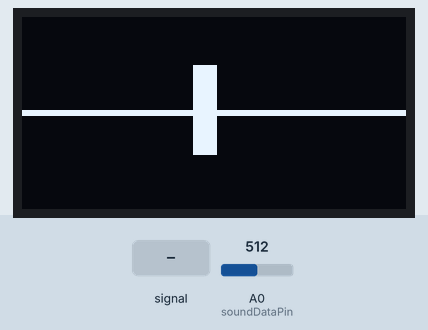
This sketch was run on a simulated Arduino Uno, built with avr-gcc and run on an emulated ATmega328P. Parts: 128×64 one-colour display. The test bench sets the inputs (shaded band); at power-on: A0 (soundDataPin) = 512. What the sketch prints to the serial monitor is not drawn.

Above: at 1.2 s.
1.3 s: A0 (soundDataPin) fed a 200 Hz sine of ±81 counts around its level
At 2.13 s:
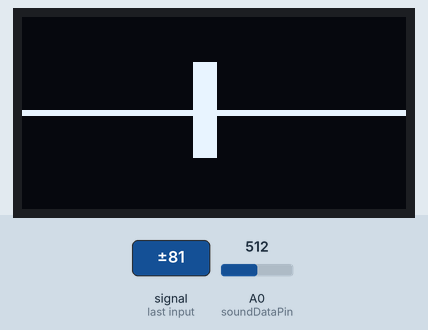
2.8 s: A0 (soundDataPin) set to 716
At 3.7 s:
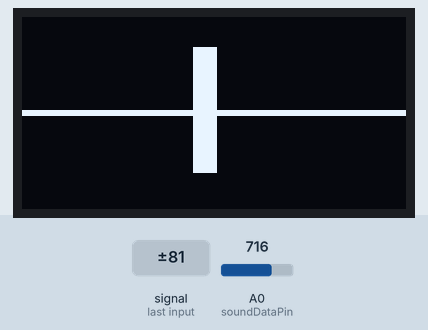
4.3 s: A0 (soundDataPin) fed a 1000 Hz sine of ±255 counts around its level
At 4.8 s:
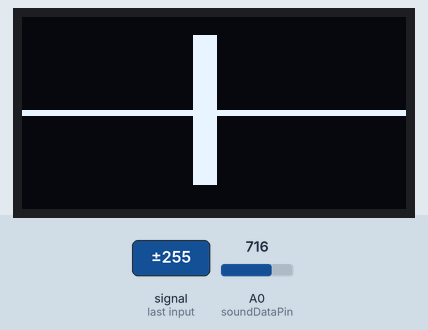
5.8 s: A0 (soundDataPin) set to 1023
At 6.3 s:
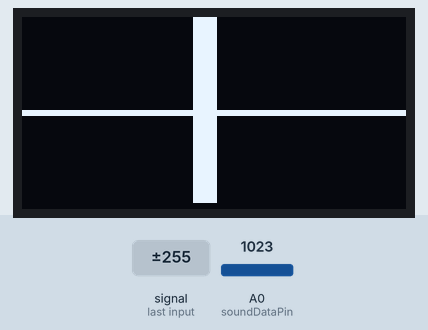
7.3 s: A0 (soundDataPin) set to 900
At 7.7 s:
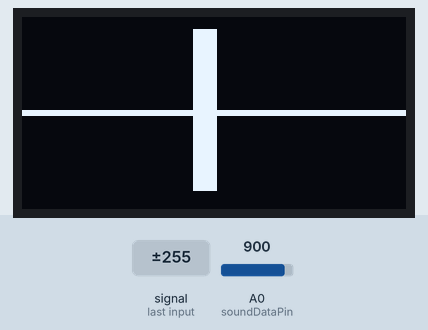
Timing chart, 0 to 9.8 s (numbered marks = the images above; inputs shaded):
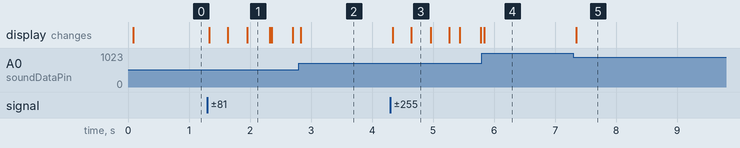

The sketch:

1.3.3_audio.ino
```cpp
/**
* TASK: 1.3.3
* NAME: Audio Visualizer
* DESC: A sound's amplitude is displayed on the OLED in real time
*/

#include <Wire.h>
#include <Adafruit_GFX.h>
#include <Adafruit_SSD1306.h>

const uint8_t width = 128;
const uint8_t height = 64;
const uint8_t resetPin = -1;

Adafruit_SSD1306 display(width, height, &Wire, resetPin);

uint8_t soundDataPin = A0;

void setup()
{
  Serial.begin(9600);
  if(!display.begin(SSD1306_SWITCHCAPVCC, 0x3C))
  {
    Serial.println("SSD1306 Allocation Failed!");
  }


  display.clearDisplay();
  display.fillRect(0,31,128,2,SSD1306_WHITE);
  display.display();

  pinMode(A0,INPUT);
}

void loop()
{
  int height = analogRead(soundDataPin);
  Serial.println(height);
  height = map(height, 0, 1023, 0, 31);
  display.clearDisplay();
  display.fillRect(0,31,128,2,SSD1306_WHITE);
  display.fillRect(57,31-height,8,2*height,SSD1306_WHITE);
  display.display();
  delay(10);
}
```

Measured:
- after the input at 1.3 s, the display: first changes at once (image 1 shows a later state)
- after the input at 4.3 s, the display: first changes at once (image 3 shows a later state)
- after the input at 7.3 s, the display: changes after 0.05 s (image 5)
